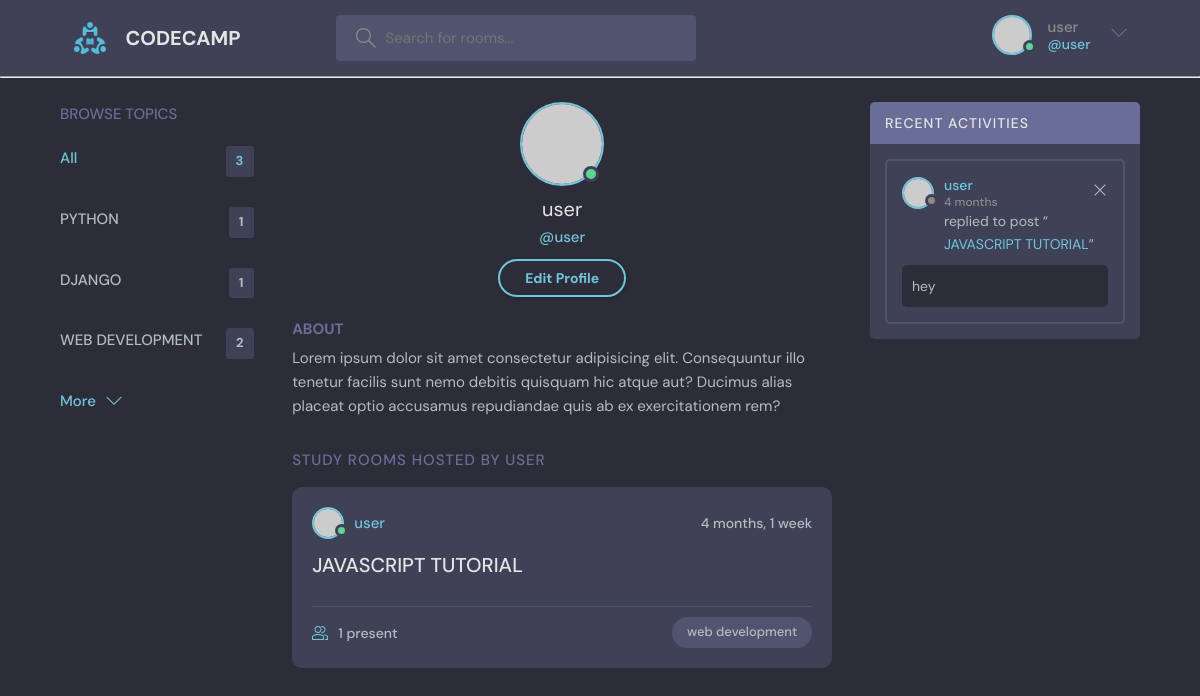
The app's page /user-profile/1/ (signed in) with its own data.
### base/models.py (models this page shows, shortened)
class Topic(models.Model):
    name=models.CharField(max_length=200)

class Room(models.Model):
    host=models.ForeignKey(User, on_delete= models.SET_NULL, null=True)
    topic= models.ForeignKey(Topic, on_delete= models.SET_NULL, null=True)
    name= models.CharField(max_length=200)
    description= models.TextField(null=True, blank= True)
    participants= models.ManyToManyField(User, related_name='participants', blank=True)
    updated= models.DateTimeField(auto_now= True)
    created= models.DateTimeField( auto_now_add= True)
    class Meta:
        ordering= ['-updated', '-created']

class Message(models.Model):
    user= models.ForeignKey(User, on_delete=models.CASCADE )
    room= models.ForeignKey(Room, on_delete=models.CASCADE )
    body= models.TextField()
    updated= models.DateTimeField(auto_now= True)
    created= models.DateTimeField( auto_now_add= True)
    class Meta:
        ordering= ['-updated', '-created']

### base/views.py (the view)
# urls.py: path('user-profile/<str:pk>/', views.user_profile, name='profile'),
@login_required(login_url='login')
def user_profile(request, pk):
    user = User.objects.get(id=pk)
    rooms = user.room_set.all()
    room_messages = user.message_set.all()
    topics = Topic.objects.all()
    context = {'user': user, 'rooms': rooms,
               'room_messages': room_messages, 'topics': topics}
    return render(request, 'base/profile.html', context)

### base/templates/base/profile.html
{%extends 'main.html'%}
{%block content%}
  <main class="profile-page layout layout--3">
    <div class="container">
      <div>
        {% include 'base/topic_component.html'%}
    </div>
      <div class="roomList">
        <div class="profile">
          <div class="profile__avatar">
            <div class="avatar avatar--large active">
              <img src="https://randomuser.me/api/portraits/men/11.jpg" />
            </div>
          </div>
          <div class="profile__info">
            <h3>{{user.username}}</h3>
            <p>@{{user.username}}</p>
            <a href="edit-user.html" class="btn btn--main btn--pill">Edit Profile</a>
          </div>
          <div class="profile__about">
            <h3>About</h3>
            <p>
              Lorem ipsum dolor sit amet consectetur adipisicing elit. Consequuntur illo tenetur
              facilis sunt nemo debitis quisquam hic atque aut? Ducimus alias placeat optio
              accusamus repudiandae quis ab ex exercitationem rem?
            </p>
          </div>
        </div>
        <div class="roomList__header">
          <div>
            <h2>Study Rooms Hosted by {{user.username}}</a>
            </h2>
          </div>
        </div>
          {% include 'base/feed_component.html'%}
      </div>
      <div>
        {% include 'base/activity_component.html'%}
      </div>
    </div>
  </main>
{%endblock%}

### templates/navbar.html (shortened to what this page needs)
{% load static%}
<header class="header header--loggedIn">
    <div class="container">
        <a href="{%url 'home'%}" class="header__logo">
            <img src="{% static 'images/favicon.ico'%}" />
            <h1>CODECAMP</h1>
        </a>
        <form class="header__search" form="GET" action="{%url 'home'%}">
            <label>
                <input name="q" placeholder="Search for rooms..." />
            </label>
        </form>
        <nav class="header__menu">
            {%if request.user.is_authenticated %}
            <div class="header__user">
                <a href="{% url 'profile' user.id %}">
                    <div class="avatar avatar--medium active">
                        <img src="https://randomuser.me/api/portraits/men/37.jpg" />
                    </div>
                    <p>{{request.user}} <span>@{{request.user.username}}</span></p>
                </a>
                <button class="dropdown-button">
                    <svg version="1.1" xmlns="http://www.w3.org/2000/svg" width="32" height="32" viewBox="0 0 32 32">
                        <title>chevron-down</title>
                        <path d="M16 21l-13-13h-3l16 16 16-16h-3l-13 13z"></path>
                    </svg>
                </button>
            </div>
            {%else%}
            <a href="{% url 'login' %}">
                <img src="{% static 'images/avatar.svg' %}" / <p>Login</p>
            </a>
            {%endif%}
        </nav>
    </div>
</header>
<hr />

### base/templates/base/topic_component.html
<div class="topics">
    <div class="topics__header">
        <h2>Browse Topics</h2>
    </div>
    <ul class="topics__list">
        <li>
            <a href="{% url 'home' %}" class="active">All <span>{{topics.count}}</span></a>
        </li>
        {%for topic in topics%}
        <li>
            <a href="{% url 'home' %}?q={{topic.name}}">{{topic.name|upper}} <span>{{topic.room_set.all.count}}</span></a>
        </li>
        {%endfor%}
    </ul>
    <a class="btn btn--link" href="topics.html">
        More
        <svg version="1.1" xmlns="http://www.w3.org/2000/svg" width="32" height="32" viewBox="0 0 32 32">
            <title>chevron-down</title>
            <path d="M16 21l-13-13h-3l16 16 16-16h-3l-13 13z"></path>
        </svg>
    </a>
</div>

### base/templates/base/feed_component.html (shortened to what this page needs)
{%for room in rooms %}
<div class="roomListRoom">
    <div class="roomListRoom__header">
        <a href="{% url 'profile' room.host.id %}" class="roomListRoom__author">
            <div class="avatar avatar--small active">
                <img src="https://randomuser.me/api/portraits/men/11.jpg" />
            </div>
            <span>{{room.host.username}}</span>
        </a>
        <div class="roomListRoom__actions">
            <span>{{room.created|timesince}}</span>
        </div>
    </div>
    <div class="roomListRoom__content">
        <a href="{% url 'room' room.id %}">{{room.name}}</a>
    </div>
    <div class="roomListRoom__meta">
        <a href="{% url 'room' room.id %}"  class="roomListRoom__joined">
            {{room.participants.all.count}} present
        </a>
        <p class="roomListRoom__topic">{{room.topic.name}}</p>
    </div>
</div>
{%endfor%}

### base/templates/base/activity_component.html
<div class="activities">
    <div class="activities__header">
        <h2>Recent Activities</h2>
    </div>
{%for room_message in room_messages%}
    <div class="activities__box">
        <div class="activities__boxHeader roomListRoom__header">
            <a  href="{% url 'profile' room_message.user.id %}" class="roomListRoom__author">
                <div class="avatar avatar--small">
                    <img src="https://randomuser.me/api/portraits/women/11.jpg" />
                </div>
                <p>
                    {{room_message.user}}
                    <span>{{room_message.created|timesince}}</span>
                </p>
            </a>
            {%if request.user == room_message.user%}
            <div class="roomListRoom__actions">
                <a href="{% url 'delete-message' room_message.id %}">
                    <svg version="1.1" xmlns="http://www.w3.org/2000/svg" width="32" height="32" viewBox="0 0 32 32">
                        <title>remove</title>
                        <path
                            d="M27.314 6.019l-1.333-1.333-9.98 9.981-9.981-9.981-1.333 1.333 9.981 9.981-9.981 9.98 1.333 1.333 9.981-9.98 9.98 9.98 1.333-1.333-9.98-9.98 9.98-9.981z">
                        </path>
                    </svg>
                </a>
            </div>
            {%endif%}
        </div>
        <div class="activities__boxContent">
            <p>replied to post “<a href="{% url 'room' room_message.room.id %}"> {{room_message.room.name}}</a>”</p>
            <div class="activities__boxRoomContent">
                {{room_message.body}}
            </div>
        </div>
    </div>
{%endfor%}
</div>

### records on screen
Topic: name "PYTHON", room_set.all.count "1"
Topic: name "DJANGO", room_set.all.count "1"
Topic: name "WEB DEVELOPMENT", room_set.all.count "2"
Room: host.username "user", created "4 months, 1 week", name "JAVASCRIPT TUTORIAL", participants.all.count "1", topic.name "web development"
Message: user "user", created "4 months", room.name "JAVASCRIPT TUTORIAL", body "hey"

### other values on screen
{{ request.user }} "user"
{{ request.user.username }} "user"
{{ topics.count }} "3"
{{ user.username }} "user"
{{ user.username }} "USER"
